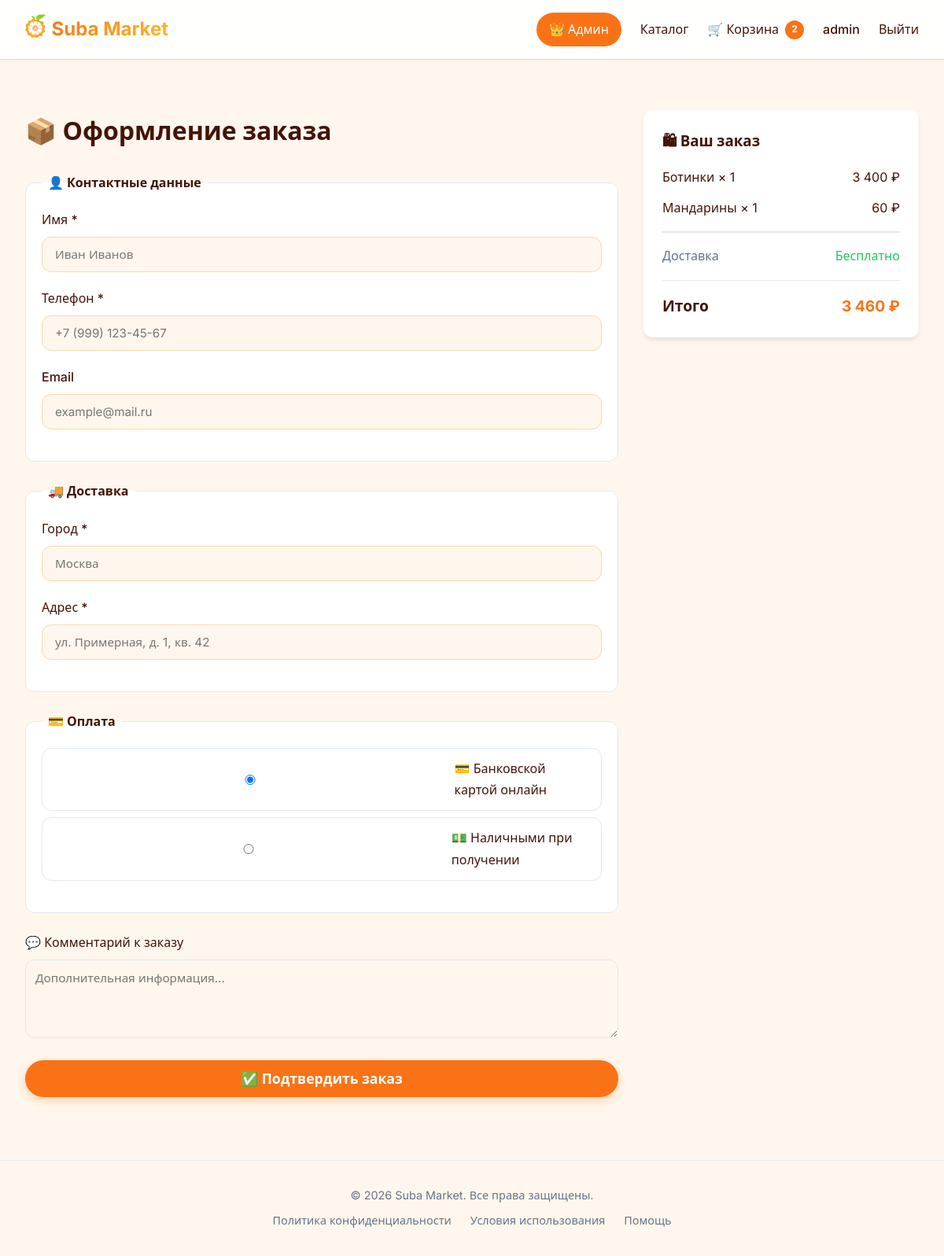
The app's page /checkout (signed in), older data.
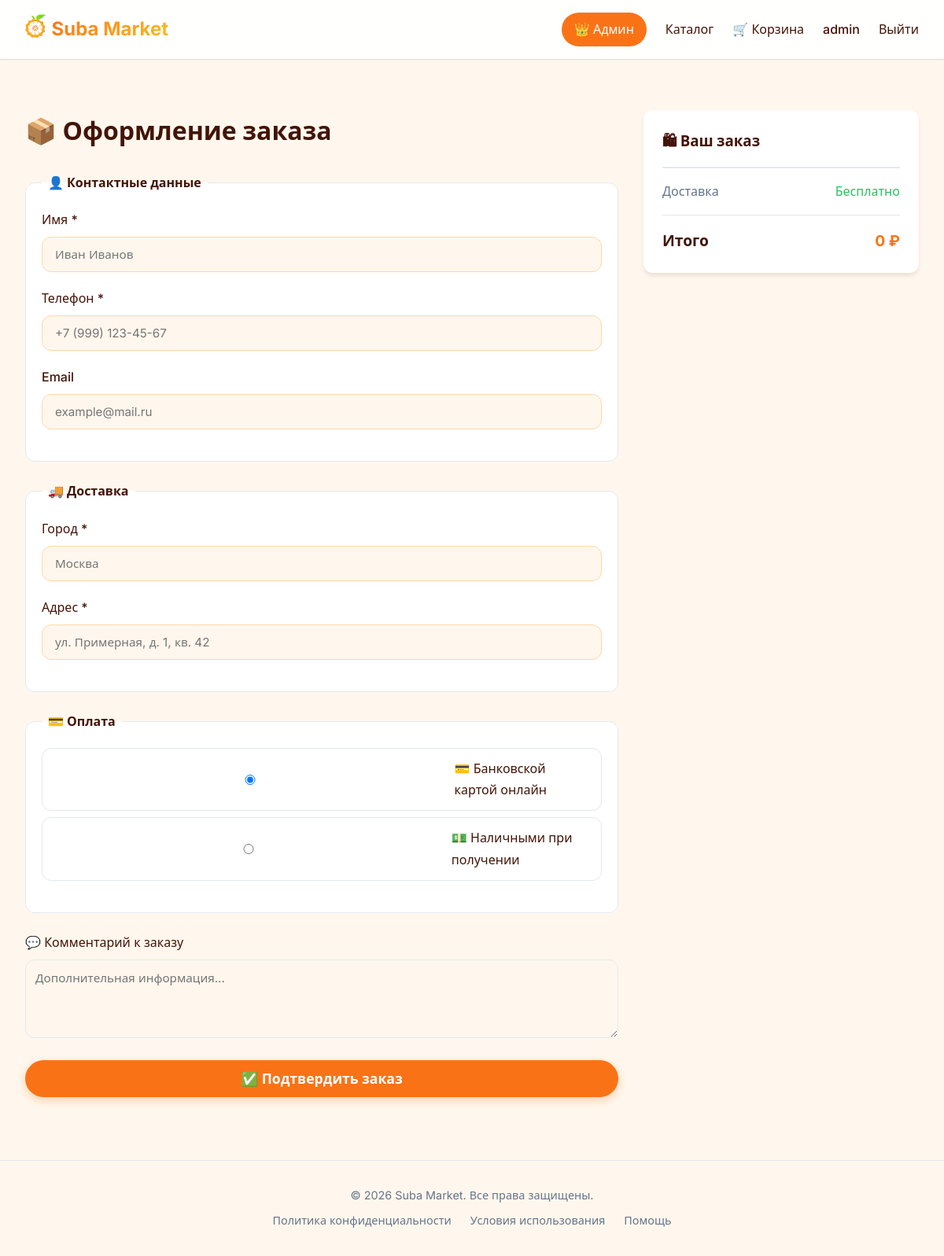
The same page, newer data.
### tables this page shows
CREATE TABLE cart (
    id INTEGER PRIMARY KEY AUTOINCREMENT,
    user_id INTEGER NOT NULL,
    product_id INTEGER NOT NULL,
    quantity INTEGER NOT NULL,
    FOREIGN KEY (product_id) REFERENCES product(id),
    FOREIGN KEY (user_id) REFERENCES user (id)
);

CREATE TABLE product(
    id INTEGER PRIMARY KEY AUTOINCREMENT,
    title TEXT UNIQUE NOT NULL,
    description TEXT,
    price INTEGER NOT NULL,
    discount integer,
    category TEXT NOT NULL,
    image TEXT
);

### app/cart.py (the view)
@bp.route('/checkout')
@login_required
def checkout():
    db = get_db()
    cart_summary = db.execute(
        'SELECT p.id,p.title, c.quantity, p.price*(1-p.discount/100.0) AS subtotal'
        ' FROM cart c'
        ' JOIN product p ON p.id = c.product_id'
        ' WHERE c.user_id=?', (g.user['id'],)
    ).fetchall()
    total = sum(item['subtotal'] * item['quantity'] for item in cart_summary)
    cart_count = len(cart_summary)
    return render_template('cart/checkout.html', cart_summary=cart_summary, total=total, cart_count=cart_count)

### app/auth.py (called while the page is built)
def login_required(view):
    @functools.wraps(view)
    def wrapped_view(**kwargs):
        if g.user is None:
            return redirect(url_for('auth.auth'))
        return view(**kwargs)
    return wrapped_view

@bp.before_app_request
def load_logged_in_user():
    user_id = session.get('user_id')
    if user_id is None:
        g.user = None
    else:
        g.user = get_db().execute(
            'SELECT * FROM user WHERE id = ?', (user_id,)
        ).fetchone()

### app/db.py (called while the page is built)
def get_db():
    if 'db' not in g:
        g.db = sqlite3.connect(
            current_app.config['DATABASE'],
            detect_types=sqlite3.PARSE_DECLTYPES
        )
        g.db.row_factory = sqlite3.Row
    return g.db

### app/templates/cart/checkout.html (shortened to what this page needs)
{% extends "base.html" %}
{% block content %}
<main class="container" style="margin-top:2rem; display:grid; grid-template-columns:1fr 350px; gap:2rem;">
  <div>
    <h1 style="margin-bottom:1.5rem;">📦 Оформление заказа</h1>
    <form method="POST" action="{{ url_for('cart.create_order') }}">
      <fieldset style="border:1px solid #e2e8f0; border-radius:12px; padding:1.25rem; margin-bottom:1.5rem; background:white;">
        <legend style="font-weight:600; padding:0 0.5rem;">👤 Контактные данные</legend>
        <div class="form-group">
          <label>Имя *</label>
          <input type="text" name="name" placeholder="Иван Иванов" required>
        </div>
        <div class="form-group">
          <label>Телефон *</label>
          <input type="tel" name="phone" placeholder="+7 (999) 123-45-67" required>
        </div>
        <div class="form-group">
          <label>Email</label>
          <input type="email" name="email" placeholder="example@mail.ru">
        </div>
      </fieldset>
      <fieldset style="border:1px solid #e2e8f0; border-radius:12px; padding:1.25rem; margin-bottom:1.5rem; background:white;">
        <legend style="font-weight:600; padding:0 0.5rem;">🚚 Доставка</legend>
        <div class="form-group">
          <label>Город *</label>
          <input type="text" name="city" placeholder="Москва" required>
        </div>
        <div class="form-group">
          <label>Адрес *</label>
          <input type="text" name="address" placeholder="ул. Примерная, д. 1, кв. 42" required>
        </div>
      </fieldset>
      <fieldset style="border:1px solid #e2e8f0; border-radius:12px; padding:1.25rem; margin-bottom:1.5rem; background:white;">
        <legend style="font-weight:600; padding:0 0.5rem;">💳 Оплата</legend>
        <div class="form-group">
          <label style="display:flex; align-items:center; gap:0.5rem; cursor:pointer; padding:0.75rem; border:1px solid #e2e8f0; border-radius:12px; margin-bottom:0.5rem;">
            <input type="radio" name="payment" value="card" checked> 💳 Банковской картой онлайн
          </label>
          <label style="display:flex; align-items:center; gap:0.5rem; cursor:pointer; padding:0.75rem; border:1px solid #e2e8f0; border-radius:12px;">
            <input type="radio" name="payment" value="cash"> 💵 Наличными при получении
          </label>
        </div>
      </fieldset>
      <div class="form-group">
        <label>💬 Комментарий к заказу</label>
        <textarea name="comment" placeholder="Дополнительная информация..." style="width:100%; padding:0.75rem; border:1px solid #e2e8f0; border-radius:12px; font-family:inherit;"></textarea>
      </div>
      <button type="submit" class="btn btn-primary" style="width:100%; font-size:1.1rem;">
        ✅ Подтвердить заказ
      </button>
    </form>
  </div>
  <aside>
    <div style="background:white; border-radius:12px; padding:1.5rem; box-shadow:0 4px 6px -1px rgba(0,0,0,0.1); position:sticky; top:6rem;">
      <h3 style="margin-bottom:1rem;">🛍 Ваш заказ</h3>
      {% for item in cart_summary %}
      <div style="display:flex; justify-content:space-between; margin-bottom:0.75rem;">
        <span><a href="{{ url_for('catalogue.product', product_id=item.id) }}"
                     style="color:inherit; text-decoration:none;">
                    {{ item.title }} </a> × {{ item.quantity }}</span>
        <span>{{ "{:,.0f}".format(item.subtotal * item.quantity).replace(",", " ") }} ₽</span>
      </div>
      {% endfor %}
      <hr style="border:0.5px solid #e2e8f0; margin:1rem 0;">
      <div style="display:flex; justify-content:space-between; margin-bottom:0.5rem; color:#64748b;">
        <span>Доставка</span>
        <span style="color:#22c55e;">Бесплатно</span>
      </div>
      <div style="display:flex; justify-content:space-between; font-size:1.2rem; font-weight:700; margin-top:1rem; padding-top:1rem; border-top:1px solid #e2e8f0;">
        <span>Итого</span>
        <span style="color:#f97316;">{{ "{:,.0f}".format(total).replace(",", " ") }} ₽</span>
      </div>
    </div>
  </aside>
</main>
{% endblock %}

### app/templates/base.html (shortened to what this page needs)
<!DOCTYPE html>
<html lang="ru">
<head>
  <link rel="stylesheet" href="{{ url_for('static', filename='css/styles.css') }}">
</head>
<body>
  <header>
    <div class="logo">
      <a href="{{ url_for('catalogue.catalogue') }}">
        <img src="{{url_for('static', filename='favicon.png')}}" width="25.5" height="30" alt="">
        <span>Suba Market</span>
      </a>
    </div>
    <nav>
      {% if g.user and g.user['flag_admin']==1%}
      <a href="{{ url_for('admin.admin') }}" style="background:#f97316; color:white; padding:0.5rem 1rem; border-radius:100px;">👑 Админ</a>
      {%endif%}
      <a href="{{ url_for('catalogue.catalogue') }}">Каталог</a>
      <a href="{{ url_for('cart.cart') }}" class="cart-icon">
        🛒 Корзина
        {% if cart_count and cart_count > 0 %}
          <span class="cart-count">{{ cart_count }}</span>
        {% endif %}
      </a>
      {% if g.user %}
        <a href="{{ url_for('auth.profile') }}">{{ g.user['email'] }}</a>
        <a href="{{url_for('auth.logout')}}">Выйти</a>
      {% else %}
        <a href="{{ url_for('auth.auth') }}">Войти</a>
      {% endif %}
    </nav>
  </header>
  {% block content %}{% endblock %}
  {% block footer %}
  <footer style="text-align:center; padding:2rem; color:#64748b; font-size:0.9rem; margin-top:3rem; border-top:1px solid #e2e8f0;">
    <p>© 2026 Suba Market. Все права защищены.</p>
    <div style="display:flex; justify-content:center; gap:1.5rem; margin-top:0.5rem;">
      <a href="#" style="color:#64748b; text-decoration:none;">Политика конфиденциальности</a>
      <a href="#" style="color:#64748b; text-decoration:none;">Условия использования</a>
      <a href="#" style="color:#64748b; text-decoration:none;">Помощь</a>
    </div>
  </footer>
  {% endblock %}
</body>
</html>

Row changes from the older to the newer data that the page shows:
removed cart: title "Ботинки", quantity "1", quantity "3 400"
removed cart: title "Мандарины", quantity "1", quantity "60"
Text that changed along with them:
{{ "{:,.0f}".format(total).replace(",", " ") }}: "3 460" → "0"
{{ cart_count }}: "2" → (not shown)
